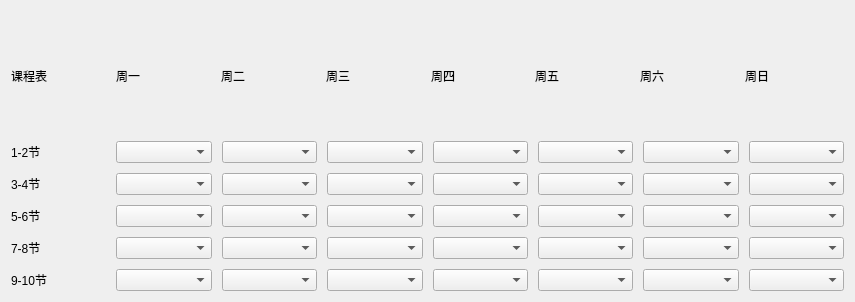
<?xml version="1.0" encoding="UTF-8"?>
<ui version="4.0">
 <class>t_gen_page</class>
 <widget class="QWidget" name="t_gen_page">
  <property name="geometry">
   <rect>
    <x>0</x>
    <y>0</y>
    <width>855</width>
    <height>302</height>
   </rect>
  </property>
  <property name="windowTitle">
   <string>Form</string>
  </property>
  <layout class="QHBoxLayout" name="horizontalLayout_3">
   <item>
    <layout class="QVBoxLayout" name="verticalLayout_9" stretch="1,9">
     <property name="spacing">
      <number>0</number>
     </property>
     <item>
      <layout class="QHBoxLayout" name="horizontalLayout" stretch="1,1,1,1,1,1,1,1">
       <property name="spacing">
        <number>6</number>
       </property>
       <item>
        <widget class="QLabel" name="label_1">
         <property name="text">
          <string>课程表</string>
         </property>
        </widget>
       </item>
       <item>
        <widget class="QLabel" name="label">
         <property name="text">
          <string>周一</string>
         </property>
        </widget>
       </item>
       <item>
        <widget class="QLabel" name="label_2">
         <property name="text">
          <string>周二</string>
         </property>
        </widget>
       </item>
       <item>
        <widget class="QLabel" name="label_3">
         <property name="text">
          <string>周三</string>
         </property>
        </widget>
       </item>
       <item>
        <widget class="QLabel" name="label_4">
         <property name="text">
          <string>周四</string>
         </property>
        </widget>
       </item>
       <item>
        <widget class="QLabel" name="label_5">
         <property name="text">
          <string>周五</string>
         </property>
        </widget>
       </item>
       <item>
        <widget class="QLabel" name="label_6">
         <property name="text">
          <string>周六</string>
         </property>
        </widget>
       </item>
       <item>
        <widget class="QLabel" name="label_7">
         <property name="text">
          <string>周日</string>
         </property>
        </widget>
       </item>
      </layout>
     </item>
     <item>
      <layout class="QHBoxLayout" name="horizontalLayout_2" stretch="1,1,1,1,1,1,1,1">
       <property name="spacing">
        <number>10</number>
       </property>
       <item>
        <layout class="QVBoxLayout" name="verticalLayout">
         <item>
          <widget class="QLabel" name="label_8">
           <property name="text">
            <string>1-2节</string>
           </property>
          </widget>
         </item>
         <item>
          <widget class="QLabel" name="label_9">
           <property name="text">
            <string>3-4节</string>
           </property>
          </widget>
         </item>
         <item>
          <widget class="QLabel" name="label_10">
           <property name="text">
            <string>5-6节</string>
           </property>
          </widget>
         </item>
         <item>
          <widget class="QLabel" name="label_11">
           <property name="text">
            <string>7-8节</string>
           </property>
          </widget>
         </item>
         <item>
          <widget class="QLabel" name="label_12">
           <property name="text">
            <string>9-10节</string>
           </property>
          </widget>
         </item>
        </layout>
       </item>
       <item>
        <layout class="QVBoxLayout" name="verticalLayout_2">
         <item>
          <widget class="QComboBox" name="comboBox"/>
         </item>
         <item>
          <widget class="QComboBox" name="comboBox_2"/>
         </item>
         <item>
          <widget class="QComboBox" name="comboBox_3"/>
         </item>
         <item>
          <widget class="QComboBox" name="comboBox_4"/>
         </item>
         <item>
          <widget class="QComboBox" name="comboBox_5"/>
         </item>
        </layout>
       </item>
       <item>
        <layout class="QVBoxLayout" name="verticalLayout_3">
         <item>
          <widget class="QComboBox" name="comboBox_6"/>
         </item>
         <item>
          <widget class="QComboBox" name="comboBox_7"/>
         </item>
         <item>
          <widget class="QComboBox" name="comboBox_8"/>
         </item>
         <item>
          <widget class="QComboBox" name="comboBox_9"/>
         </item>
         <item>
          <widget class="QComboBox" name="comboBox_10"/>
         </item>
        </layout>
       </item>
       <item>
        <layout class="QVBoxLayout" name="verticalLayout_4">
         <item>
          <widget class="QComboBox" name="comboBox_11"/>
         </item>
         <item>
          <widget class="QComboBox" name="comboBox_12"/>
         </item>
         <item>
          <widget class="QComboBox" name="comboBox_13"/>
         </item>
         <item>
          <widget class="QComboBox" name="comboBox_14"/>
         </item>
         <item>
          <widget class="QComboBox" name="comboBox_15"/>
         </item>
        </layout>
       </item>
       <item>
        <layout class="QVBoxLayout" name="verticalLayout_5">
         <item>
          <widget class="QComboBox" name="comboBox_16"/>
         </item>
         <item>
          <widget class="QComboBox" name="comboBox_17"/>
         </item>
         <item>
          <widget class="QComboBox" name="comboBox_18"/>
         </item>
         <item>
          <widget class="QComboBox" name="comboBox_19"/>
         </item>
         <item>
          <widget class="QComboBox" name="comboBox_20"/>
         </item>
        </layout>
       </item>
       <item>
        <layout class="QVBoxLayout" name="verticalLayout_6">
         <item>
          <widget class="QComboBox" name="comboBox_24"/>
         </item>
         <item>
          <widget class="QComboBox" name="comboBox_21"/>
         </item>
         <item>
          <widget class="QComboBox" name="comboBox_22"/>
         </item>
         <item>
          <widget class="QComboBox" name="comboBox_23"/>
         </item>
         <item>
          <widget class="QComboBox" name="comboBox_25"/>
         </item>
        </layout>
       </item>
       <item>
        <layout class="QVBoxLayout" name="verticalLayout_7">
         <item>
          <widget class="QComboBox" name="comboBox_26"/>
         </item>
         <item>
          <widget class="QComboBox" name="comboBox_27"/>
         </item>
         <item>
          <widget class="QComboBox" name="comboBox_28"/>
         </item>
         <item>
          <widget class="QComboBox" name="comboBox_29"/>
         </item>
         <item>
          <widget class="QComboBox" name="comboBox_30"/>
         </item>
        </layout>
       </item>
       <item>
        <layout class="QVBoxLayout" name="verticalLayout_8">
         <item>
          <widget class="QComboBox" name="comboBox_31"/>
         </item>
         <item>
          <widget class="QComboBox" name="comboBox_32"/>
         </item>
         <item>
          <widget class="QComboBox" name="comboBox_33"/>
         </item>
         <item>
          <widget class="QComboBox" name="comboBox_34"/>
         </item>
         <item>
          <widget class="QComboBox" name="comboBox_35"/>
         </item>
        </layout>
       </item>
      </layout>
     </item>
    </layout>
   </item>
  </layout>
 </widget>
 <resources/>
 <connections/>
</ui>
